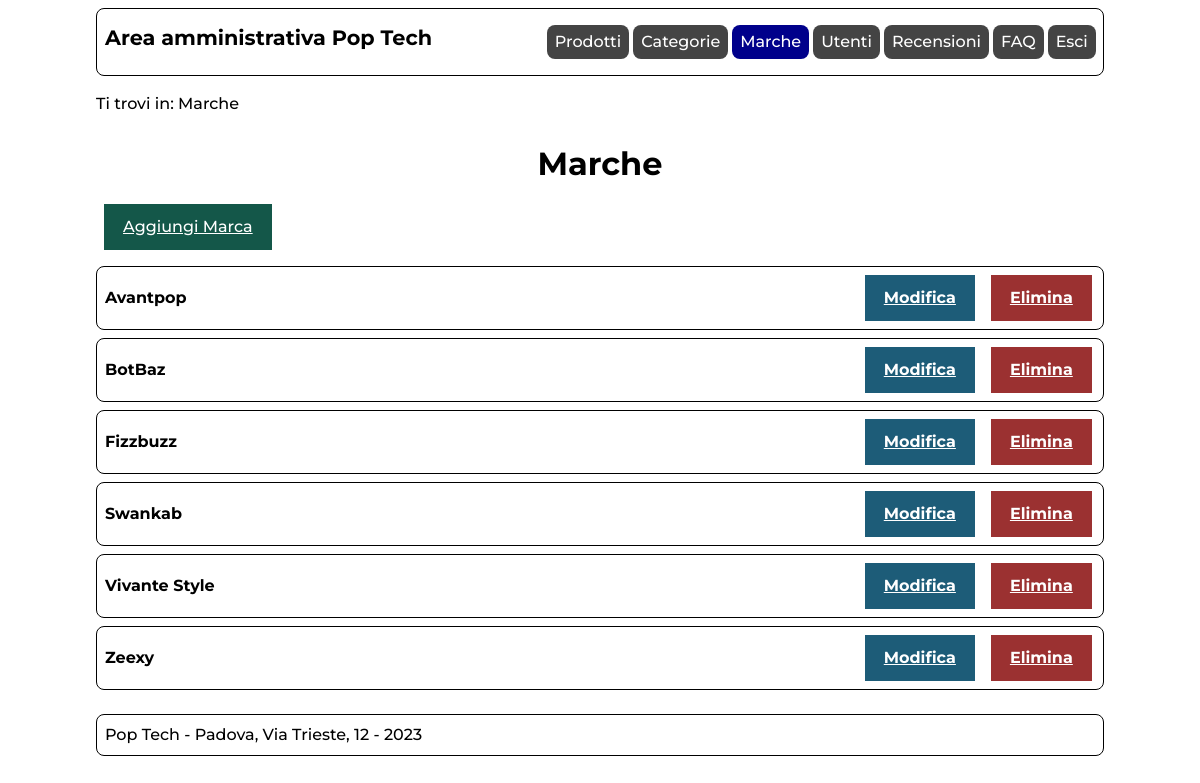
Screenshot of /admin/marche.php (signed in) with the database file from the repository.
### tables this page shows
CREATE TABLE `marca` (
  `ID` int(11) UNSIGNED NOT NULL,
  `nome` varchar(100) NOT NULL
);

### includes/connection.php (called while the page is built, shortened)
<?php
class DBAccess{
    private $connection;
    public function open_connection(){
        $this->connection = mysqli_connect(DBAccess::HOST_DB, DBAccess::USERNAME, DBAccess::PASSWORD, DBAccess::DATABASE_NAME);
        if(mysqli_connect_errno()) {
            echo "Errore di connessione al database: " . mysqli_connect_error();
            return false;
        }
        else{
            return true;
        }
    }
    public function exec_select_query($query){
        $res = mysqli_query($this->connection, $query) or die("Errore DB: ".mysqli_error($this->connection));
        if(mysqli_num_rows($res)==0){
            return array();
        }else{
            $resArray = array();
            while($row = mysqli_fetch_assoc($res)){
                array_push($resArray,$row);
            }
            return $resArray;
        }
    }
}
?>

### admin/marche.php (the view, shortened to what this page needs)
<?php
    require_once "../includes/connection.php";
    require_once "../includes/utilities.php";
    $template = file_get_contents('layouts/layout.html');
    $pageID = 'marche';
    $title = "Pop Tech";
    $breadcrumbs = '<p>Ti trovi in: Marche</p>';
    if(!isLoggedIn(true)){
        $content = getAdminLoggedOutError();
    }else{
        $content = "<h1>Marche</h1>";
        $content .= '<a href="marca.php" class="btn btn-green">Aggiungi Marca</a>';
        $connection = new DBAccess();
        if($connection->open_connection()){
            $brands = $connection->exec_select_query('SELECT id, nome FROM marca ORDER BY nome;');
            foreach($brands as $brand){
                $content .= '<div class="listItem">';
                    $content .= '<span>'.parse_lang($brand['nome']).'</span>';
                    $content .= '<span><a href="marca.php?id='.$brand['id'].'" class="btn btn-info" title="Modifica '.parse_lang($brand['nome'],true).'">Modifica</a>';
                    $content .= '<a href="delete.php?id='.$brand['id'].'&type=marca" class="btn btn-danger" title="Elimina '.parse_lang($brand['nome'],true).'">Elimina</a></span>';
                $content .= '</div>';
            }
        }else{
            $content .= getDBConnectionError(true);
        }
    }
    $menu = get_admin_menu();
    $template = str_replace('{{menu}}',$menu,$template);
    $template = str_replace('{{onload}}','',$template);
    $template = str_replace('{{pageID}}',$pageID,$template);
    $template = str_replace('{{title}}',$title,$template);
    $template = str_replace('{{breadcrumbs}}',$breadcrumbs,$template);
    $template = str_replace('{{content}}',$content,$template);
    echo $template;
?>

### styles/admin.css (style rules this page uses)
html,body { font-size: 100%; line-height: 1.5em; height: 100%; margin: auto; }
body { max-width: 1024px; margin: auto; padding: 0em; font-family: 'Montserrat',Arial, Helvetica, sans-serif; }
:root { --acolor: darkblue; --avisitedcolor: purple; --ahovercolor: blue; --libgcolor: #444444; --liabgcolor: #fff; --bordercolor: #000; --itemhovercolor: lightgray; --btncolor:#FFF; --btnbgcolor: #145749; --btnbordercolor: #145749; --btninfobordercolor: #1d5c78; --btninfobgcolor: #1d5c78; --btndangerbgcolor: #9b3131; --btndangerbordercolor: #9b3131; --inputborder: gray; --successcolor: #114c3d; --successbgcolor: #cdf9eb; --successbordercolor: #114c3d; --errorcolor: #4d0202; --errorbgcolor: #edb7ba; --errorbordercolor: #4d0202; }
a { color: var(--acolor); text-decoration: underline; }
nav#menu h1 { flex-grow: 1; font-size: 1.3em; }
nav#menu { display: flex; padding: 0em 0.2em 0em 0.5em; margin: 0.5em; border: 1px solid var(--bordercolor); border-radius: 0.5em; }
nav#breadcrumbs { margin: 0.5em; }
.listItem { padding: 0em 0.2em 0em 0.5em; margin: 0.5em 0em 0.5em 0em; border: 1px solid var(--bordercolor); border-radius: 0.5em; display: flex; flex-wrap: wrap; text-align: center; align-items: center; justify-content: space-between; }
.listItem span { font-weight: bold; }
.btn { font-family: 'Montserrat',Arial, Helvetica, sans-serif; text-align: center; padding: .5em 1em .5em 1em; cursor: pointer; display: inline-block; text-align: center; border: 3px solid var(--bordercolor); }
.btn-green,.btn-green:visited,.btn-green:hover { background-color: var(--btnbgcolor); border-color: var(--btnbordercolor); color:var(--btncolor); }
.btn-info, .btn-danger, .btn-green { display: inline-block; margin: 0.5em; }
.btn-info,.btn-info:visited,.btn-info:hover { background-color: var(--btninfobgcolor); border-color: var(--btninfobordercolor); color: var(--btncolor); }
.btn-danger,.btn-danger:visited,.btn-danger:hover { background-color: var(--btndangerbgcolor); border-color: var(--btndangerbordercolor); color: var(--btncolor); }
main { padding: 0.5em; }
main h1 { padding: 0.3em; padding-top: 0.1em; text-align: center; margin: 0.3em; }
#content:after { content: ""; display: block; }
footer { display: flex; flex-direction: row; justify-content: space-between; flex-wrap: wrap; margin-top: auto; padding: 0.5em; margin: 0.5em; border: 1px solid black; border-radius: 0.5em; }

### styles/adminMobile.css (style rules this page uses)
nav#menu h1 { flex: 100% 0 0; }
nav#menu { flex: 100% 0 0; flex-wrap: wrap; }
.listItem span { flex:100% 0 1; margin-bottom: 0.3em; }
main { padding: 0.5em; }
main h1 { line-height: 1; }
.btn-green { display: flex; justify-content: center; align-items: center; }

### styles/print.css (style rules this page uses)
html,body { font-size: 12pt; line-height: 1.5em; }
body { margin: auto; font-family: "Times New Roman", serif; }
a:not([href*="#"]):not([href*="http"]):after { content: " ( http://tecweb.studenti.math.unipd.it/gmoretto/" attr(href) " )"; }
footer { margin-top: 0.5cm; text-align: center; }
#menu { display: none; }
.btn, textarea, select { display: none; }
#admin_prodotti #breadcrumbs, #admin_categorie #breadcrumbs, #admin_marche #breadcrumbs, #admin_utenti #breadcrumbs, #admin_recensioni #breadcrumbs, #admin_faqs #breadcrumbs, #admin_loginPage #breadcrumbs { display: none; }

### rows the page displays
marca: nome "Avantpop"
marca: nome "BotBaz"
marca: nome "Fizzbuzz"
marca: nome "Swankab"
marca: nome "Vivante Style"
marca: nome "Zeexy"

### other values shown
$template "Area amministrativa Pop Tech Pop Tech - Padova, Via Trieste, 12 - 2023"
$names[$i] "Prodotti"
$names[$i] "Categorie"
$names[$i] "Marche"
$names[$i] "Utenti"
$names[$i] "Recensioni"
$names[$i] "FAQ"
